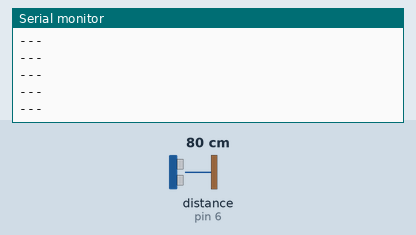
This sketch was run on a simulated Arduino Uno, built with avr-gcc and run on an emulated ATmega328P. On the bench: the last lines printed to the serial monitor. Wiring (inferred from the names in the program): ultrasonic range finder: trigger pin 7; echo pin 6. The inputs (shaded band) are chosen by the test bench; at power-on: distance to the obstacle (sensor on pin 6) 80 cm. The echo pulse lasts 58.3 µs per cm.

Above: at 1.2 s.
1.3 s: distance to the obstacle (sensor on pin 6) set to 2 cm
At 1.8 s:
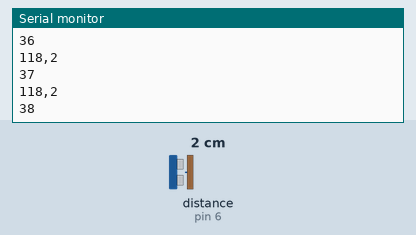
2.8 s: distance to the obstacle (sensor on pin 6) set to 4 cm
At 3.6 s:
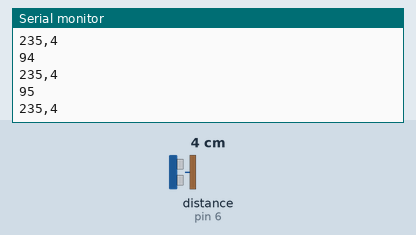
Timing chart, 0 to 5.8 s (numbered marks = the images above; inputs shaded):
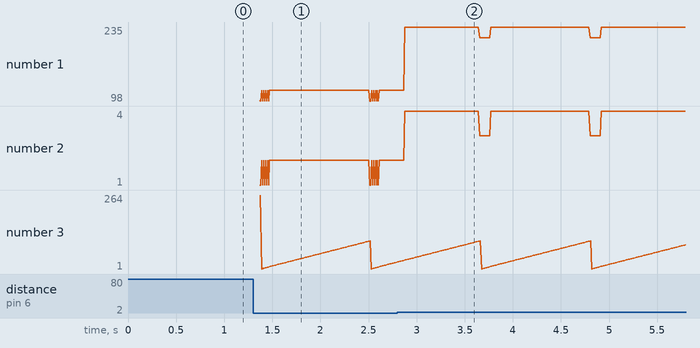

The sketch:

sketch_oct29a_sensor_hcrs04_v2.ino
```cpp
/*
Sensor de proximidad
  HC-SR04 conexiones:
  VCC al arduino 5v
  GND al arduino GND
  Echo al Arduino pin 6
  Trig al Arduino pin 7

 */

#define Pecho 6
#define Ptrig 7
int linha = 0;
int LABEL = 1;
long duracion, distancia;

void setup() {
  Serial.begin (9600);       // inicializa el puerto seria a 9600 baudios
  //Serial.println("CLEARDATA");            // Reset da comunicação serial
  //Serial.println("LABEL,Hora,duracion,distancia,linha");   // Nombre de las columnas
  pinMode(Pecho, INPUT);     // define el pin 6 como entrada (echo)
  pinMode(Ptrig, OUTPUT);    // define el pin 7 como salida  (triger)

  }

void loop() {

  digitalWrite(Ptrig, LOW);
  delayMicroseconds(2);
  digitalWrite(Ptrig, HIGH);   // se genera el pulso de triger por 10 microsegundos segun datasheet del sensor
  delayMicroseconds(10);       //
  digitalWrite(Ptrig, LOW);    //pasado los 10 microsegundos se detiene el pulso
  linha++; // incrementa a linha de excel para que a lectura aumente en uno cada vez


  duracion = pulseIn(Pecho, HIGH,3000);
  distancia = (duracion/2) / 29;            // calcula la distancia en centimetros

  if (distancia >= 500 || distancia <= 0){  // si la distancia es mayor a 500cm o menor a 0cm
    Serial.println("---");                  // no mide nada
  }
  else {
    //Serial.print("DATA,TIME,"); //inicia a impresion de datos en excel
    Serial.print(duracion);    //imprimo la duracion de la señal en microsegundos
    Serial.print(",");
    Serial.println(distancia);           // envia el valor de la distancia por el puerto serial
    //Serial.println("us");
    Serial.println(linha);


   // le coloca a la distancia los centimetros "cm"
    if (linha > 100) //laço para limitar a quantidade de dados
{
       linha = 0;
      //Serial.println("ROW,SET,2"); // alimentação das linhas com os dados sempre iniciando
}
  }

   if (distancia <= 10 && distancia >= 1){

    //Serial.println("Alarma.......");         // envia la palabra Alarma por el puerto serial
  }
  delayMicroseconds(50);        // espera por 50 microsegundos
  //delay(5);                                // espera 400ms para que se logre ver la distancia en la consola
}
```

Measured:
- after the input at 1.3 s, the serial monitor: prints a new line after 0.07 s (image 1)
